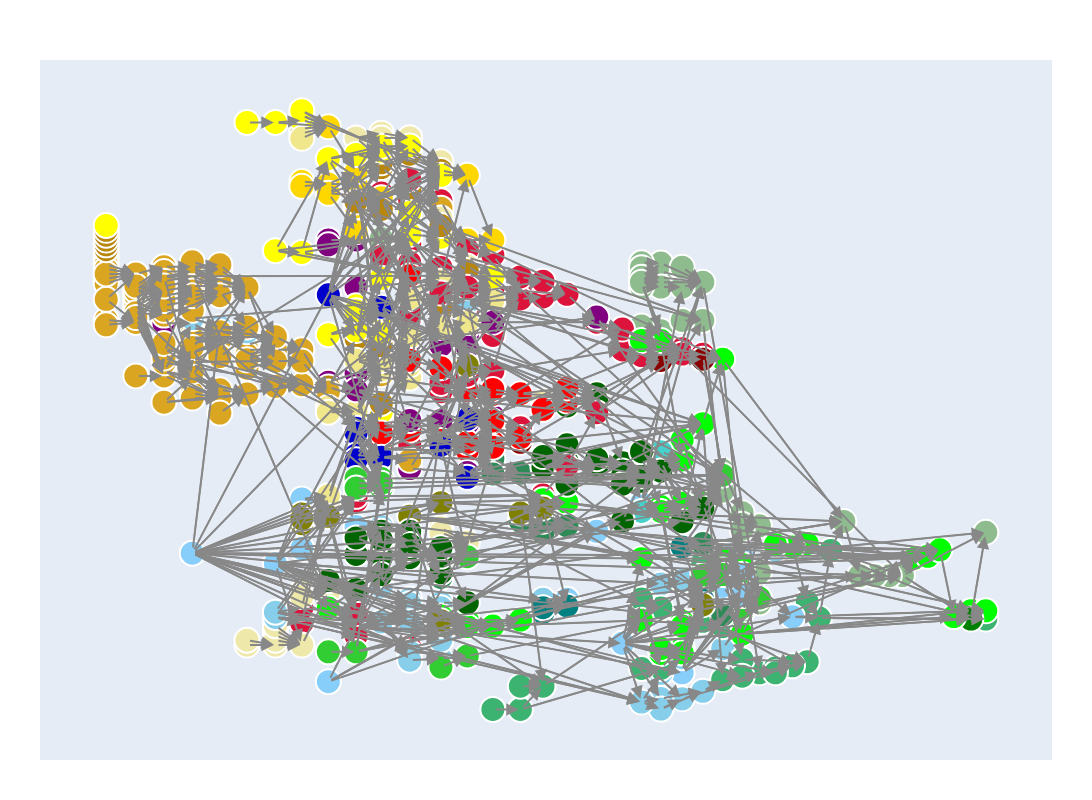

This figure's notebook cell:
### Markdown cell above
## Visualization

### Code cell
# Visualize Full Tax and Transfer System at a specific date 
 
fig01 = plot.dag.tt(policy_date_str="2025-01-01", width=1200, height=800, show_node_description = True)

# Export figure

fig01.write_image("../03-output/gr_session06_01_gettsim_dag_2025.pdf") 

# Show figure inline

fig01
